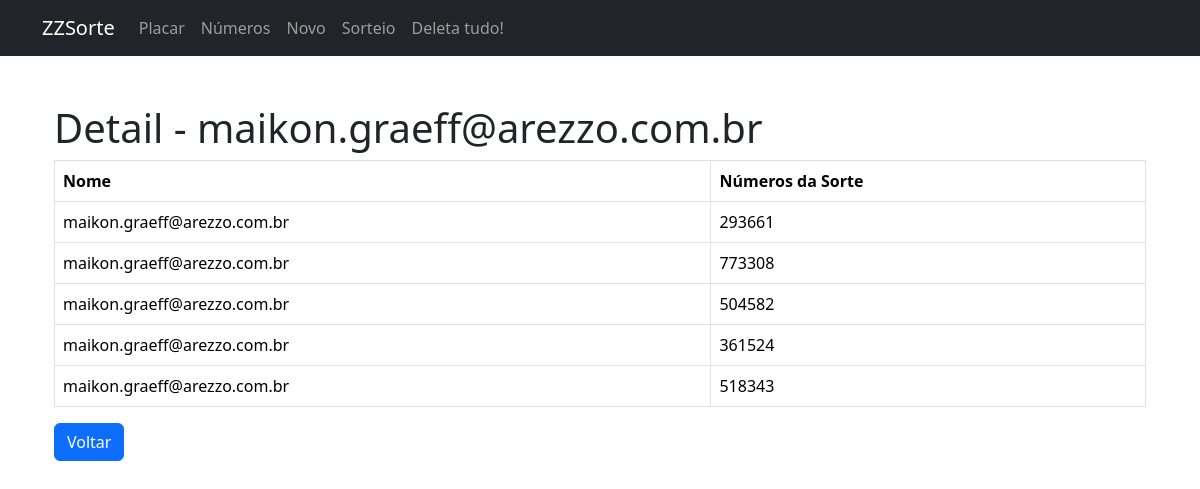
Page /detail/maikon.graeff@arezzo.com.br/ on the committed database.
### core/models.py (models this page shows, shortened)
class LuckyNumber(models.Model):
    ORIGINS = [
        ('melhor_semana', 'Melhor da Semana'),
        ('destaque', 'Destaque'),
    ]
    email = models.EmailField(max_length = 254)
    origin = models.CharField(max_length=20, choices=ORIGINS)
    number = models.PositiveIntegerField(unique=True, editable=False)
    campaign = models.ForeignKey(Campaign, on_delete=models.CASCADE, related_name='campaign')
    created_at = models.DateTimeField(auto_now_add=True)
    updated_at = models.DateTimeField(auto_now=True)

### core/views.py (the view)
# urls.py: path('detail/<str:email>/', Show_Luckinumber_Detail, name='luckynumber_detail'),
def Show_Luckinumber_Detail(request, email):
    numbers = LuckyNumber.objects.filter(email=email).values('email', 'number')
    email = numbers.first()
    return render(request, 'core/luckinumber_detail.html', {'numbers': numbers, 'email': email})

### core/templates/core/luckinumber_detail.html
{% extends "base.html" %}
{% block content %}
<div class="container mt-5">
    <h1>Detail - {{email.email}}</h1>
    <table class="table table-bordered">
        <thead>
            <tr>
                <th>Nome</th>
                <th>Números da Sorte</th>
            </tr>
        </thead>
        <tbody>
            {% for numbers in numbers %}
            <tr>
                <td>{{ numbers.email }}</td>
                <td>{{ numbers.number }}</td>
            </tr>
            {% empty %}
            <tr>
                <td colspan="2">Nenhuma número encontrada.</td>
            </tr>
            {% endfor %}
        </tbody>
    </table>
    <a href="{% url 'luckinumber_resume'  %}" class="btn btn-primary">Voltar</a>
</div>
{% endblock %}

### rows in the picture
LuckyNumber: email "maikon.graeff@arezzo.com.br", number "293661"
LuckyNumber: email "maikon.graeff@arezzo.com.br", number "773308"
LuckyNumber: email "maikon.graeff@arezzo.com.br", number "504582"
LuckyNumber: email "maikon.graeff@arezzo.com.br", number "361524"
LuckyNumber: email "maikon.graeff@arezzo.com.br", number "518343"

### other values in the picture
{{ email.email }} "maikon.graeff@arezzo.com.br"
